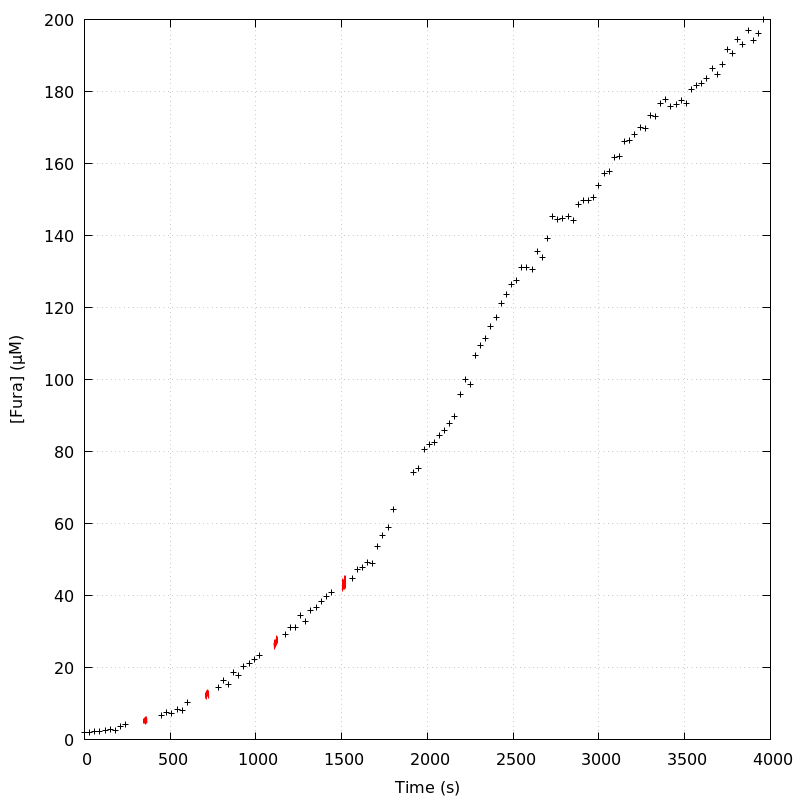

Here is the gnuplot script that generated this plot:
unset key
set grid
set ylabel '[Fura] (µM)'
set xlabel 'Time (s)'
plot 'DA_130524_E7_aba_loading_curve' index 0 using 1:2 linecolor rgb 'black',\
'' index 1 using 1:2 with lines linecolor rgb 'red',\
'' index 2 using 1:2 with lines linecolor rgb 'red',\
'' index 3 using 1:2 with lines linecolor rgb 'red',\
'' index 4 using 1:2 with lines linecolor rgb 'red',\
